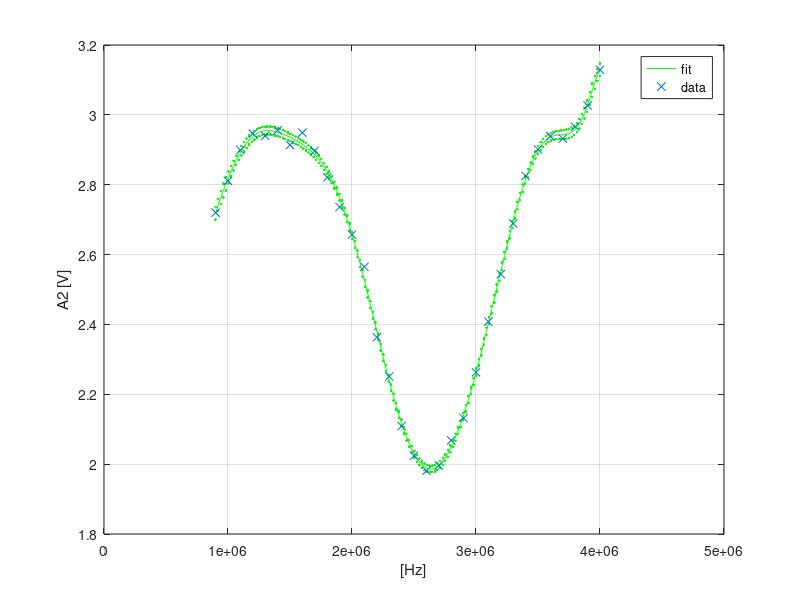

This figure's MATLAB source: (Note: this script raises an error after producing the figure.)
load("A2_PM2.dat")
hz = A2_PM2(:,2);
A2 = A2_PM2(:,3);
wpolyfit(hz,A2,12);xlabel("[Hz]");ylabel("A2 [V]");grid on;
print_pdf("A2vsHz.pdf");

PM2 = A2_PM2(:,4);
wpolyfit(hz,PM2,12)
xlabel("[Hz]");ylabel("PM2 [V]");grid on
print_pdf("PM2vsHz.pdf");

